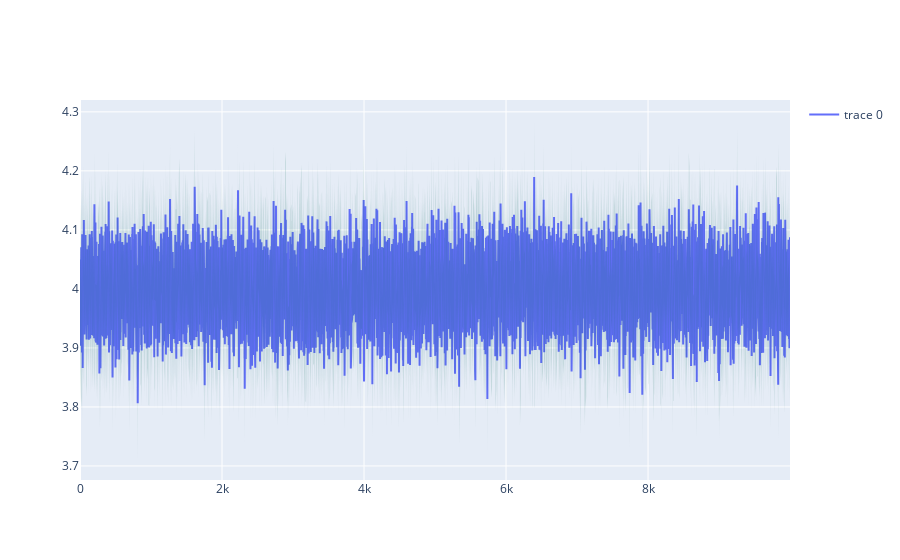

Notebook code for this chart:
### Code cell
# np.random.seed(42)
n = 10**4
z = stats.norm.ppf(.975)
rep = 10000
mu = 4
sigma = 5
sample = np.random.normal(mu, sigma, (rep, n))
emp_mean = np.mean(sample, axis=1)
emp_std = np.std(sample, axis=1)

excentr = z * emp_std / np.sqrt(n)
low_b = emp_mean - excentr
upp_b = emp_mean + excentr
fig = go.Figure()
sct = go.Scatter(y=emp_mean)
fig.add_trace(sct)

ci = go.Scatter(
        x=list(range(rep)) + list(range(rep-1,-1,-1)), # x, then x reversed
        y=np.concatenate([upp_b, low_b[::-1]]), # upper, then lower reversed
        fill='toself',
        fillcolor='rgba(0,100,80,0.2)',
        line=dict(color='rgba(255,255,255,0)'),
        hoverinfo="skip",
        showlegend=False
    )
fig.add_trace(ci)
fig.show()

### Figure 1 — Plotly figure (JSON) as saved in the notebook; plotly's stock layout.template omitted (floating-point values rounded to 4 significant figures; data arrays with more than 128 entries replaced by an {"elided": "..."} marker saying what was removed)
{"data": [{"type": "scatter", "y": {"elided": "10000 float values"}}, {"fill": "toself", "fillcolor": "rgba(0,100,80,0.2)", "hoverinfo": "skip", "line": {"color": "rgba(255,255,255,0)"}, "showlegend": false, "type": "scatter", "x": {"elided": "20000 int values"}, "y": {"elided": "20000 float values"}}], "layout": {}}
